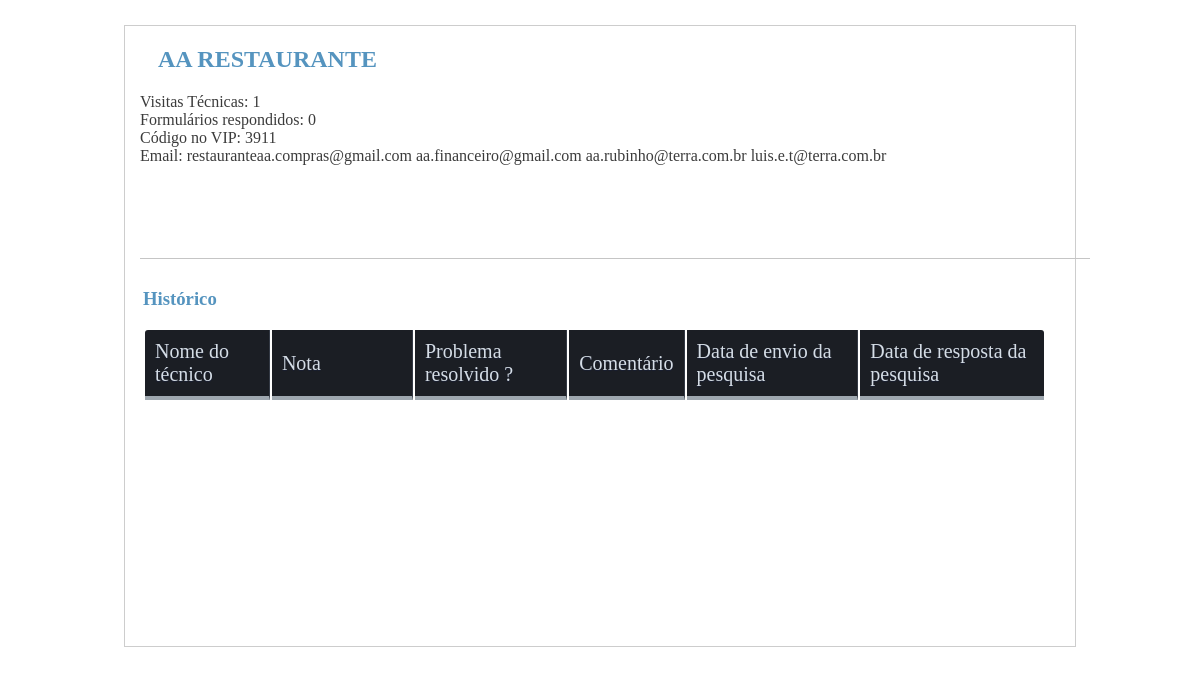
Page /Management/pages/mainprofile.php?profile=23&type=c (signed in) on the committed database.
### tables this page shows
CREATE TABLE `customer` (
  `idcustomer` int(10) UNSIGNED NOT NULL,
  `name` varchar(200) NOT NULL,
  `emails` varchar(200) NOT NULL,
  `tecnical_visits` int(11) NOT NULL,
  `forms_answereds` int(11) NOT NULL,
  `V11_ID` int(11) NOT NULL,
  `effectiviness` double NOT NULL DEFAULT '0',
  `avaliation_avarage` double NOT NULL DEFAULT '0'
);

### Management/php/class/Customer.php (called while the page is built, shortened)
<?php
include_once '../php/DataBaseQuerys.php';
class Customer extends Entity{
    private $email;
    private $forms_respondidos;
    function __construct($i){
        $getinfo = LoadDataFrom($i, "customer");
        $this->name = utf8_encode($getinfo["name"]);
        $this->email = utf8_encode($getinfo["emails"]);
        $this->visitas = $getinfo["tecnical_visits"];
        $this->forms_respondidos = $getinfo["forms_answereds"];
        $this->v11_id = $getinfo["V11_ID"];
    }
    public function GetName(){
        return $this->name;
    }
    public function GetV11_Code(){
        return $this->v11_id;
    }
    public function GetTotalOfVisits(){
        return $this->visitas;
    }
    public function GetEmails(){
        return $this->email;
    }
    public function GetForms_Answereds(){
        return $this->forms_respondidos;
    }
}
?>

### Management/php/PageMainValidation.php (called while the page is built, shortened)
<?php
function getEntity($profile)
{
    if($_GET["type"] == "c"){
        include_once '../php/class/Customer.php';
        return new Customer($profile);
    }
    else {
        include_once '../php/class/Employee.php';
        return new Employee($profile);
    }
}
?>

### Management/pages/mainprofile.php (the view, shortened to what this page needs)
<?php
include '../php/DataBaseQuerys.php';
include '../php/PageMainValidation.php';
$prof = getEntity($_GET["profile"]);
?>
<!DOCTYPE HTML>
<HTML>
<head>
    <link href="../css/profileInfos.css" rel="stylesheet" type="text/css" />
    <link href="../css/table.css" rel="stylesheet" type="text/css" />
</head>
<body ng-app="">
    <div id="profilebody">
        <div id="content">
        <div id="sub-cont2">
        <?php
        echo "<h2>".$prof->GetName()."</h2>";
        echo "<label>Visitas Técnicas:  ".$prof->GetTotalOfVisits()."</label>";
        if($_GET["type"] == "c"){
            echo "<label>Formulários respondidos:  ".$prof->GetForms_Answereds()." </label>";
        }
        echo "<label>Código no VIP:  ".$prof->GetV11_Code()."</label>";
        if($_GET["type"] == "c")echo "<label>Email:  ".$prof->GetEmails()."</label>";
        else if($_GET["type"] == "e"){
            echo "<label>Nota média:  ".$prof->GetNote_avarage(). "</label>";
            echo "<label>Média de solução de problemas:  ".$prof->GetIssue_avarage(). "</label>";
        }
        ?>
        </div>
        </div>
        <div class="content-sub">
        <h3>Histórico</h3>
        <table id="maintable" class="table-fill">
            <thead class="text-left">
            </thead>
        </table>
        </div>
    </div>
</body>
</html>

### Management/css/ProfileInfos.css (style rules this page uses)
#profilebody h3, h2, table { margin-left: 18px; }
#profilebody h3, h2 { color: #5594BF; }
#profilebody { border: 1px solid #CDCDCD; margin: 0 auto; margin-top: 25px; width: 950px; overflow: auto; display: table; height: 620px; background-color: #fff; }
#profilebody table { width: 95%; }
#profilebody div { display: inline-block; }
#content { width: 100%; align-content: center; padding: 0px 15px; }
#content { margin-bottom: 10px; }
#sub-cont2 { width: 100%; height: 232px; border-bottom: 1px solid #C5C5C5; border-spacing: 1px 10px; border-collapse: separate; }
#content label { color: rgb(59, 59, 59); }
#content label, h3 { display: block; }
.content-sub { width: 100%; }

### Management/css/table.css (style rules this page uses)
table { width: 100%; }

### rows in the picture
customer: name "AA RESTAURANTE", tecnical_visits "1", forms_answereds "0", V11_ID "3911", emails "restauranteaa.compras@gmail.com aa.financeiro@gmail.com aa.rubinho@terra.com.br luis.e.t@terra.com.br"
